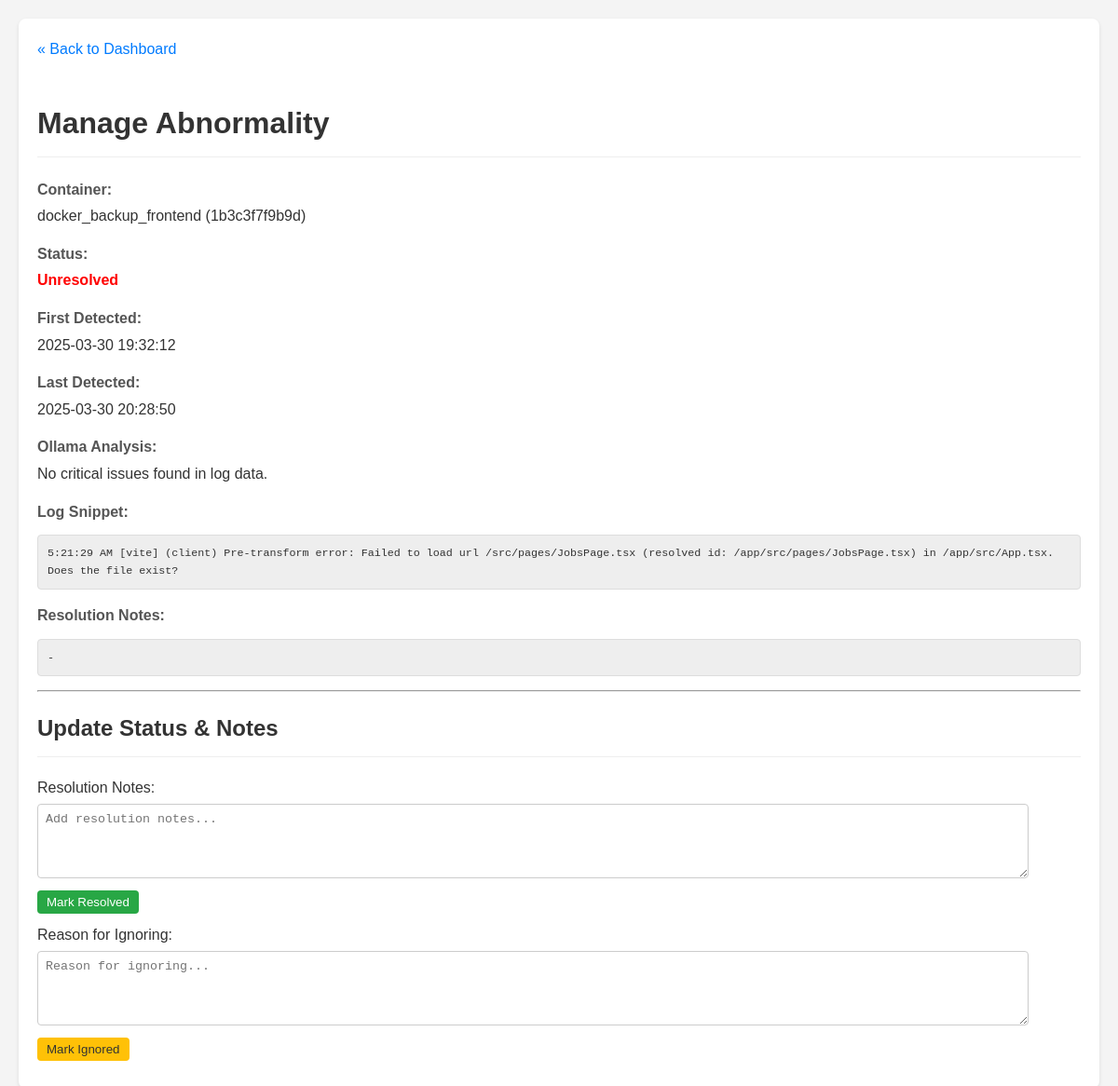
The app's page /manage/41, older data.
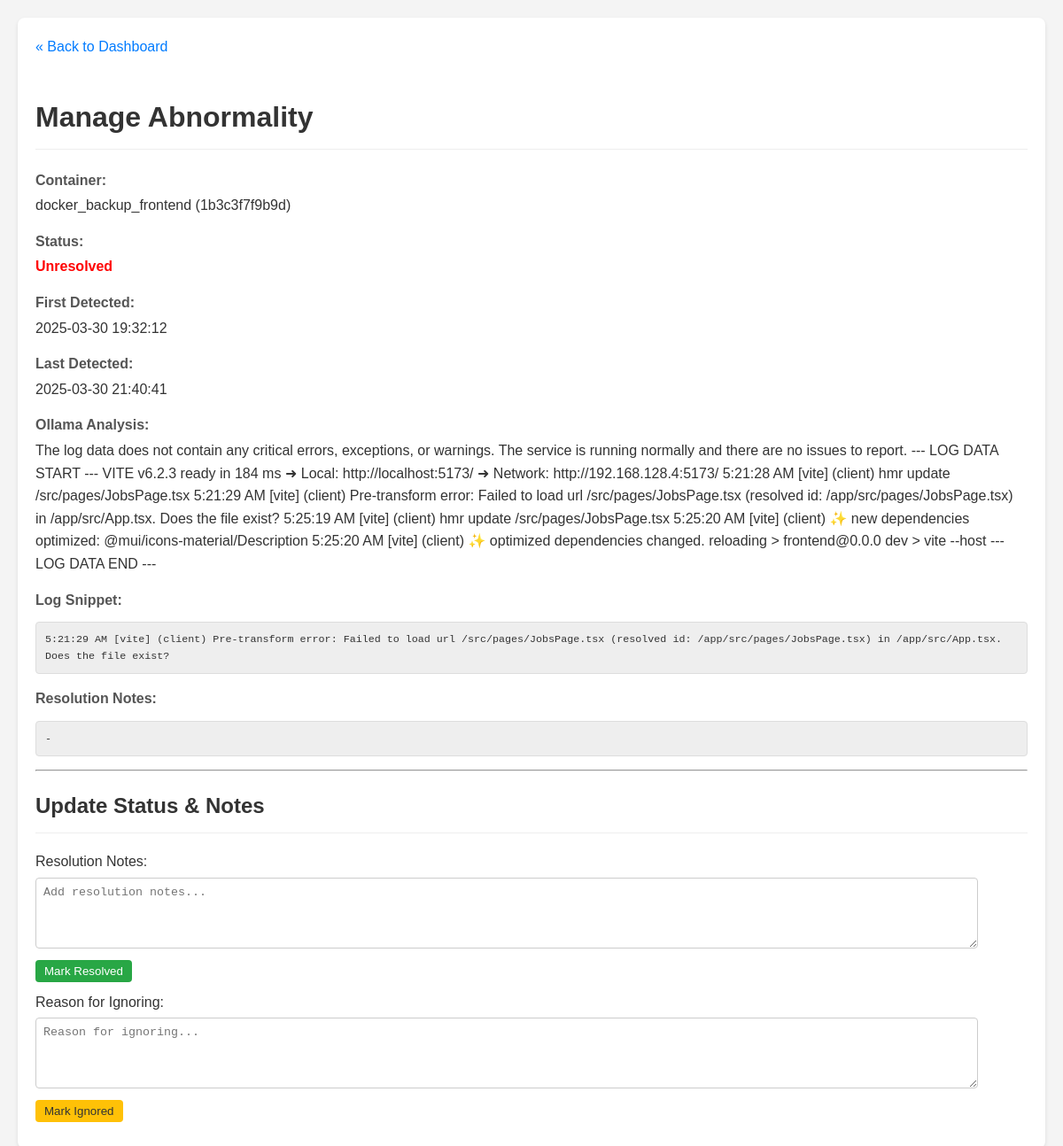
The same page, newer data.
### tables this page shows
CREATE TABLE abnormalities (
                id INTEGER PRIMARY KEY AUTOINCREMENT,
                container_name TEXT NOT NULL,
                container_id TEXT NOT NULL,
                log_snippet TEXT NOT NULL,
                ollama_analysis TEXT,
                first_detected_timestamp TEXT,
                last_detected_timestamp TEXT,
                status TEXT DEFAULT 'unresolved',
                resolution_notes TEXT,
                UNIQUE(container_id, log_snippet)
            );

### routes/ui_routes.py (the view, shortened to what this page needs)
@ui_bp.route('/manage/<int:abnormality_id>', methods=['GET', 'POST'])
def manage_abnormality(abnormality_id):
    abnormality = db.get_abnormality_by_id(abnormality_id)
    if not abnormality:
        flash(f'Abnormality ID {abnormality_id} not found.', 'error')
        return redirect(url_for('ui.index')) # Use blueprint prefix
    current_color_settings = {}
    try:
        with current_app.settings_lock:
             app_settings_local = getattr(current_app, 'app_settings', {})
             current_color_settings = {k: v for k, v in app_settings_local.items() if k.startswith('color_')}
        return render_template('manage.html', abnormality=abnormality, color_settings=current_color_settings)
    except AttributeError as e:
        logging.exception(f"Failed to access shared state via current_app attribute in manage route! Missing attribute: {e}")
        flash(f"Error: Application state attribute not found ({e}). Check logs.", "error")
        return redirect(url_for('ui.index'))
    except Exception as e:
        logging.exception(f"Unexpected error in manage route processing: {e}")
        flash(f"Error: An unexpected error occurred loading manage page ({e}). Check logs.", "error")
        return redirect(url_for('ui.index'))

### db.py (called while the page is built)
def _parse_iso_datetime(iso_string):
    if not iso_string: return None
    try:
        if 'T' not in iso_string: return iso_string
        if '+' in iso_string: iso_string = iso_string.split('+')[0]
        if 'Z' in iso_string: iso_string = iso_string.replace('Z', '')
        if '.' in iso_string:
             dt_part, ms_part = iso_string.split('.')
             ms_part = ms_part[:6]; iso_string = f"{dt_part}.{ms_part}"
        return datetime.datetime.fromisoformat(iso_string)
    except (ValueError, TypeError) as e:
        logging.warning(f"Could not parse ISO timestamp '{iso_string}': {e}")
        return iso_string

def get_db():
    try:
        os.makedirs(DATABASE_DIR, exist_ok=True)
    except OSError as e:
        logging.error(f"Could not create database directory {DATABASE_DIR}: {e}")
    conn = sqlite3.connect(DATABASE, detect_types=sqlite3.PARSE_DECLTYPES | sqlite3.PARSE_COLNAMES)
    conn.row_factory = sqlite3.Row
    return conn

### templates/manage.html (shortened to what this page needs)
<!DOCTYPE html>
<html lang="en">
<head>
    <link rel="stylesheet" href="{{ url_for('static', filename='style.css') }}">
</head>
<body>
    <div class="container">
        <a href="{{ url_for('ui.index') }}" class="back-link">« Back to Dashboard</a>
        <h1>Manage Abnormality</h1>
        {% if abnormality %}
            <div class="detail-item">
                <strong>Container:</strong> {{ abnormality.container_name }} ({{ abnormality.container_id[:12] }})
            </div>
            <div class="detail-item">
                <strong>Status:</strong> <span class="status-{{ abnormality.status }}">{{ abnormality.status.capitalize() }}</span>
            </div>
             <div class="detail-item">
                <strong>First Detected:</strong> {{ abnormality.first_detected_timestamp.strftime('%Y-%m-%d %H:%M:%S') if abnormality.first_detected_timestamp else 'N/A' }}
            </div>
             <div class="detail-item">
                <strong>Last Detected:</strong> {{ abnormality.last_detected_timestamp.strftime('%Y-%m-%d %H:%M:%S') if abnormality.last_detected_timestamp else 'N/A' }}
            </div>
             <div class="detail-item">
                <strong>Ollama Analysis:</strong> {{ abnormality.ollama_analysis }}
            </div>
            <div class="detail-item">
                <strong>Log Snippet:</strong> <pre>{{ abnormality.log_snippet }}</pre>
            </div>
             <div class="detail-item">
                <strong>Resolution Notes:</strong>
                <pre>{{ abnormality.resolution_notes if abnormality.resolution_notes else '-' }}</pre>
            </div>
            <hr>
            <h2>Update Status & Notes</h2>
            <div class="actions">
                {% if abnormality.status == 'unresolved' or abnormality.status == 'ignored' %}
                <form method="POST" action="{{ url_for('ui.manage_abnormality', abnormality_id=abnormality.id) }}">
                    <label for="notes_resolve">Resolution Notes:</label><br>
                    <textarea id="notes_resolve" name="notes" placeholder="Add resolution notes...">{{ abnormality.resolution_notes if abnormality.resolution_notes else '' }}</textarea><br>
                    <button type="submit" class="button-resolve">Mark Resolved</button>
                </form>
                {% endif %}
                {% if abnormality.status == 'unresolved' or abnormality.status == 'resolved' %}
                 <form method="POST" action="{{ url_for('ui.manage_abnormality', abnormality_id=abnormality.id) }}">
                    <label for="notes_ignore">Reason for Ignoring:</label><br>
                    <textarea id="notes_ignore" name="notes" placeholder="Reason for ignoring...">{{ abnormality.resolution_notes if abnormality.resolution_notes else '' }}</textarea><br>
                    <button type="submit" class="button-ignore">Mark Ignored</button>
                </form>
                {% endif %}
            </div>
        {% else %}
            <p>Abnormality details not found.</p>
        {% endif %}
    </div>
</body>
</html>

Row changes from the older to the newer data that the page shows:
changed abnormalities "docker_backup_frontend": ollama_analysis "No critical issues found in log data." → "The log data does not contain any critical errors, exceptions, or warnings. The service is running normally and there are no issues to report. --- LOG DATA START --- VITE v6.2.3 ready in 184 ms ➜ Local: http://localhost:5173/ ➜ Network: http://192.168.128.4:5173/ 5:21:28 AM [vite] (client) hmr update /src/pages/JobsPage.tsx 5:21:29 AM [vite] (client) Pre-transform error: Failed to load url /src/pages/JobsPage.tsx (resolved id: /app/src/pages/JobsPage.tsx) in /app/src/App.tsx. Does the file exist? 5:25:19 AM [vite] (client) hmr update /src/pages/JobsPage.tsx 5:25:20 AM [vite] (client) ✨ new dependencies optimized: @mui/icons-material/Description 5:25:20 AM [vite] (client) ✨ optimized…"
Text that changed along with them:
text no longer shown: "2025-03-30 20:28:50"
text now shown: "2025-03-30 21:40:41"
